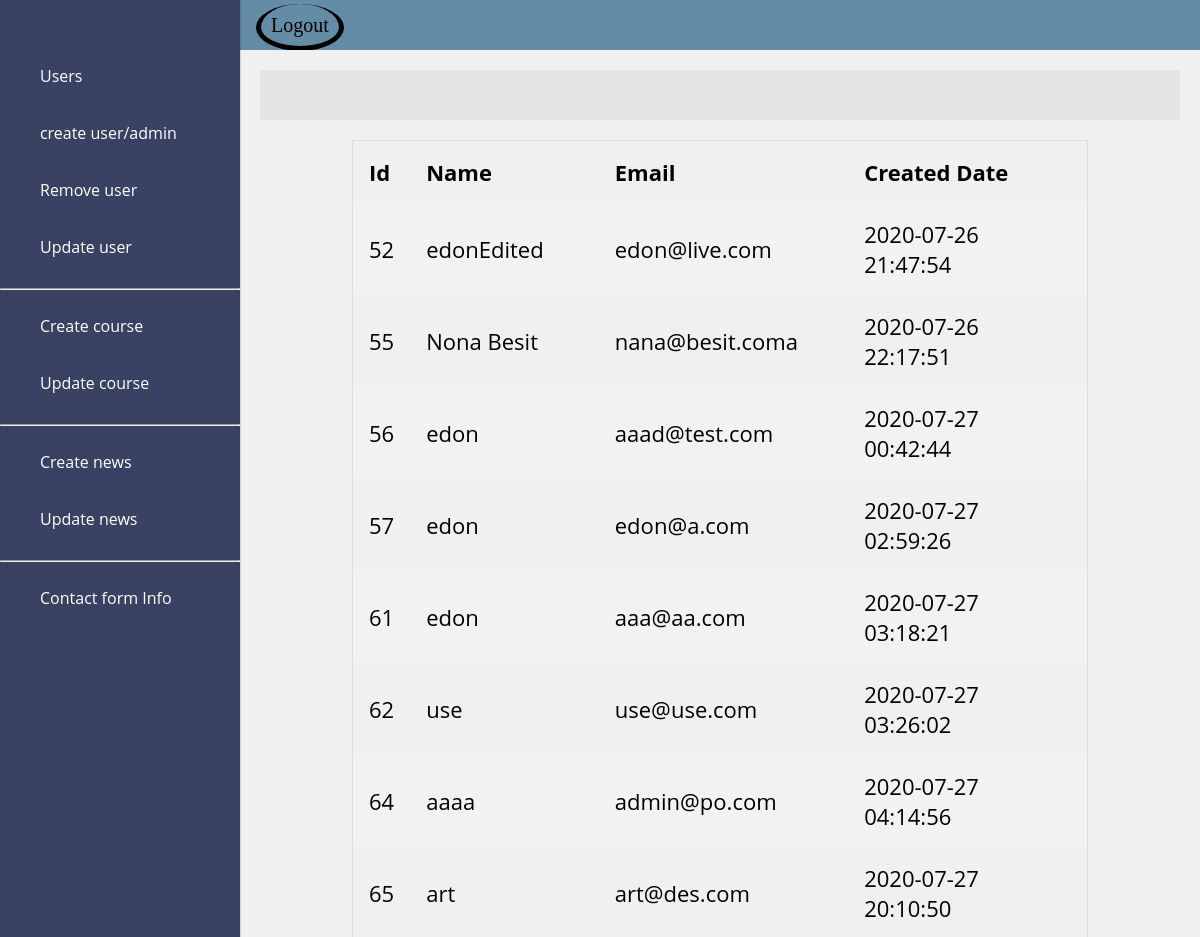
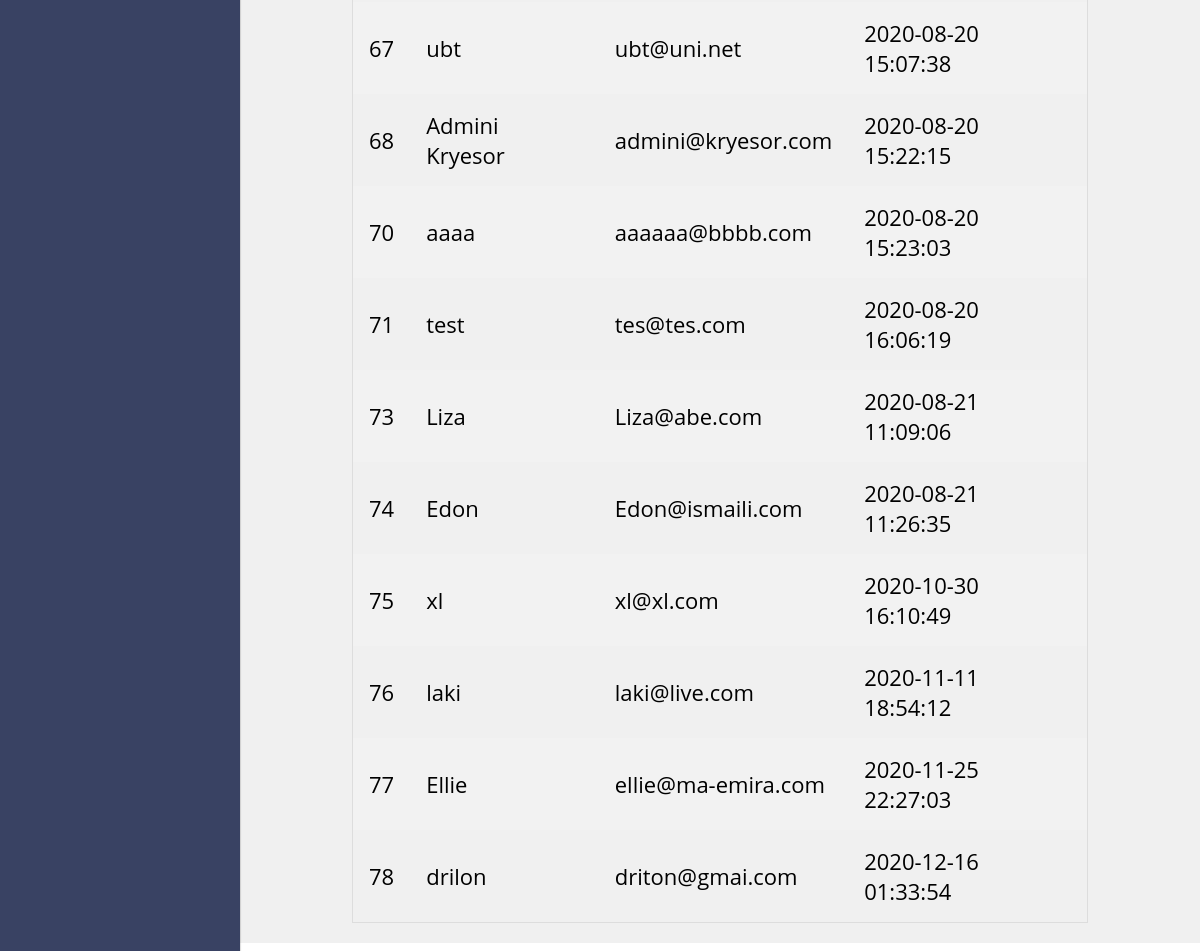
Screenshot of /admin/index.php (signed in) with the database file from the repository (2 pictures, top to bottom).
### tables this page shows
CREATE TABLE `users` (
  `id` int(11) NOT NULL,
  `name` varchar(255) NOT NULL,
  `email` varchar(255) NOT NULL,
  `password` varchar(255) NOT NULL,
  `is_admin` tinyint(4) NOT NULL DEFAULT 0,
  `created_date` timestamp NULL DEFAULT current_timestamp()
);

### controllers/UserController.php (called while the page is built, shortened)
<?php
include '../config/Database.php';
class UserController
{
    protected $db;
    public function __construct()
    {
        $this->db = new Database;
    }
    public function all()
    {
        $query = $this->db->pdo->query('SELECT * FROM users');
        return $query->fetchAll();
    }
}

### config/Database.php (called while the page is built, shortened)
<?php
class Database
{
    public function __construct()
    {
        try{
            $link = new PDO('mysql:host=localhost;dbname=britannicadb', 'root', '');
            $this->pdo = $link;
        }catch(PDOException $e) {
            die('DIE'. $e->getMessage());
        }
    }
}

### admin/index.php (the view, shortened to what this page needs)
<?php
require '../controllers/UserController.php';
if(isset($_SESSION['is_admin']) == '0'){
$user = new UserController;
$users = $user->all();
}
if(isset($_SESSION['user_id'])){
  $user = new UserController;
  $users = $user->all();
}else{
  header('Location: ../error.php');
}
?>
<!DOCTYPE html>
<html lang="en">
<head>
    <link rel="stylesheet" type="text/css" href="style.css">
</head>
<body>
    <?php include './includes/side.php' ?>
         <div class="main-cards">
            <table id="myTable">
            <tr>
               <th onclick="sortTable(0)">Id</th>
               <th onclick="sortTable(1)">Name</th>
               <th onclick="sortTable(2)">Email</th>
               <th onclick="sortTable(3)">Created Date</th>
               <?php foreach($users as $user): ?>
              <?php echo "<tr>";
                    echo "<td>".$user['id']."</td>";
                    echo "<td>".$user['name']."</td>";
                    echo "<td>".$user['email']."</td>";
                    echo "<td>".$user['created_date']."</td>";
                    echo "</tr>";
              ?>
                <?php endforeach; ?>
            </tr>
            </table>
         </div>
       </main>
     </div>
</body>
</html>

### admin/style.css (style rules this page uses)
body { margin: 0; padding: 0; font-family: 'Open Sans', Helvetica, sans-serif; box-sizing: border-box; }
.main-cards { column-count: 1; column-gap: 20px; font-size: 22px; margin: 20px; color:black; }
table { border-spacing: 0; width: 80%; margin-left: 10%; border: 1px solid #ddd; }
th { cursor: pointer; }
th, td { text-align: left; padding: 16px; }
tr:nth-child(even) { background-color: #f2f2f2 }

### rows the page displays
users: id "52", name "edonEdited", email "edon@live.com", created_date "2020-07-26 21:47:54"
users: id "55", name "Nona Besit", email "nana@besit.coma", created_date "2020-07-26 22:17:51"
users: id "56", name "edon", email "aaad@test.com", created_date "2020-07-27 00:42:44"
users: id "57", name "edon", email "edon@a.com", created_date "2020-07-27 02:59:26"
users: id "61", name "edon", email "aaa@aa.com", created_date "2020-07-27 03:18:21"
users: id "62", name "use", email "use@use.com", created_date "2020-07-27 03:26:02"
users: id "64", name "aaaa", email "admin@po.com", created_date "2020-07-27 04:14:56"
users: id "65", name "art", email "art@des.com", created_date "2020-07-27 20:10:50"
users: id "67", name "ubt", email "ubt@uni.net", created_date "2020-08-20 15:07:38"
users: id "68", name "Admini Kryesor", email "admini@kryesor.com", created_date "2020-08-20 15:22:15"
users: id "70", name "aaaa", email "aaaaaa@bbbb.com", created_date "2020-08-20 15:23:03"
users: id "71", name "test", email "tes@tes.com", created_date "2020-08-20 16:06:19"
users: id "73", name "Liza", email "Liza@abe.com", created_date "2020-08-21 11:09:06"
users: id "74", name "Edon", email "Edon@ismaili.com", created_date "2020-08-21 11:26:35"
users: id "75", name "xl", email "xl@xl.com", created_date "2020-10-30 16:10:49"
users: id "76", name "laki", email "laki@live.com", created_date "2020-11-11 18:54:12"
users: id "77", name "Ellie", email "ellie@ma-emira.com", created_date "2020-11-25 22:27:03"
users: id "78", name "drilon", email "driton@gmai.com", created_date "2020-12-16 01:33:54"
